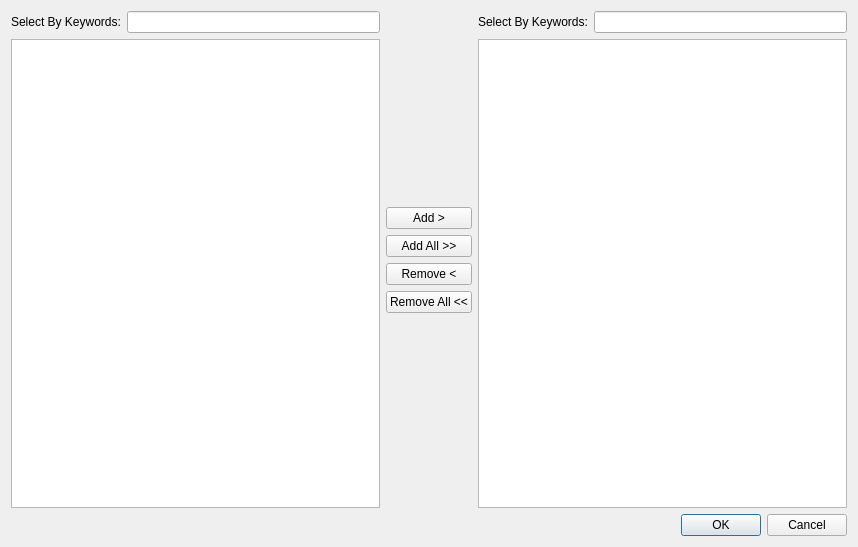
<?xml version="1.0" encoding="UTF-8"?>
<ui version="4.0">
 <class>LSelectDataDlg</class>
 <widget class="QDialog" name="LSelectDataDlg">
  <property name="geometry">
   <rect>
    <x>0</x>
    <y>0</y>
    <width>858</width>
    <height>547</height>
   </rect>
  </property>
  <property name="windowTitle">
   <string>Dialog</string>
  </property>
  <layout class="QVBoxLayout" name="verticalLayout_4">
   <item>
    <layout class="QHBoxLayout" name="horizontalLayout_3">
     <item>
      <layout class="QVBoxLayout" name="verticalLayout_2">
       <item>
        <layout class="QHBoxLayout" name="horizontalLayout">
         <item>
          <widget class="QLabel" name="label">
           <property name="text">
            <string>Select By Keywords:</string>
           </property>
          </widget>
         </item>
         <item>
          <widget class="QLineEdit" name="lineEditKeyWord"/>
         </item>
        </layout>
       </item>
       <item>
        <widget class="QListWidget" name="listWidgetCollection">
         <property name="selectionMode">
          <enum>QAbstractItemView::ExtendedSelection</enum>
         </property>
        </widget>
       </item>
      </layout>
     </item>
     <item>
      <layout class="QVBoxLayout" name="verticalLayout">
       <item>
        <spacer name="verticalSpacer">
         <property name="orientation">
          <enum>Qt::Vertical</enum>
         </property>
         <property name="sizeHint" stdset="0">
          <size>
           <width>20</width>
           <height>40</height>
          </size>
         </property>
        </spacer>
       </item>
       <item>
        <widget class="QPushButton" name="pushButtonAdd">
         <property name="text">
          <string>Add &gt;</string>
         </property>
        </widget>
       </item>
       <item>
        <widget class="QPushButton" name="pushButtonAddAll">
         <property name="text">
          <string>Add All &gt;&gt;</string>
         </property>
        </widget>
       </item>
       <item>
        <widget class="QPushButton" name="pushButtonRemove">
         <property name="text">
          <string>Remove &lt;</string>
         </property>
        </widget>
       </item>
       <item>
        <widget class="QPushButton" name="pushButtonRemoveAll">
         <property name="text">
          <string>Remove All &lt;&lt;</string>
         </property>
        </widget>
       </item>
       <item>
        <spacer name="verticalSpacer_2">
         <property name="orientation">
          <enum>Qt::Vertical</enum>
         </property>
         <property name="sizeHint" stdset="0">
          <size>
           <width>20</width>
           <height>40</height>
          </size>
         </property>
        </spacer>
       </item>
      </layout>
     </item>
     <item>
      <layout class="QVBoxLayout" name="verticalLayout_3">
       <item>
        <layout class="QHBoxLayout" name="horizontalLayout_2">
         <item>
          <widget class="QLabel" name="label_2">
           <property name="text">
            <string>Select By Keywords:</string>
           </property>
          </widget>
         </item>
         <item>
          <widget class="QLineEdit" name="lineEditKeyWordSelect"/>
         </item>
        </layout>
       </item>
       <item>
        <widget class="QListWidget" name="listWidgetSelected">
         <property name="selectionMode">
          <enum>QAbstractItemView::ExtendedSelection</enum>
         </property>
        </widget>
       </item>
      </layout>
     </item>
    </layout>
   </item>
   <item>
    <widget class="QDialogButtonBox" name="buttonBox">
     <property name="orientation">
      <enum>Qt::Horizontal</enum>
     </property>
     <property name="standardButtons">
      <set>QDialogButtonBox::Cancel|QDialogButtonBox::Ok</set>
     </property>
    </widget>
   </item>
  </layout>
 </widget>
 <resources/>
 <connections>
  <connection>
   <sender>buttonBox</sender>
   <signal>accepted()</signal>
   <receiver>LSelectDataDlg</receiver>
   <slot>accept()</slot>
   <hints>
    <hint type="sourcelabel">
     <x>248</x>
     <y>254</y>
    </hint>
    <hint type="destinationlabel">
     <x>157</x>
     <y>274</y>
    </hint>
   </hints>
  </connection>
  <connection>
   <sender>buttonBox</sender>
   <signal>rejected()</signal>
   <receiver>LSelectDataDlg</receiver>
   <slot>reject()</slot>
   <hints>
    <hint type="sourcelabel">
     <x>316</x>
     <y>260</y>
    </hint>
    <hint type="destinationlabel">
     <x>286</x>
     <y>274</y>
    </hint>
   </hints>
  </connection>
 </connections>
</ui>
